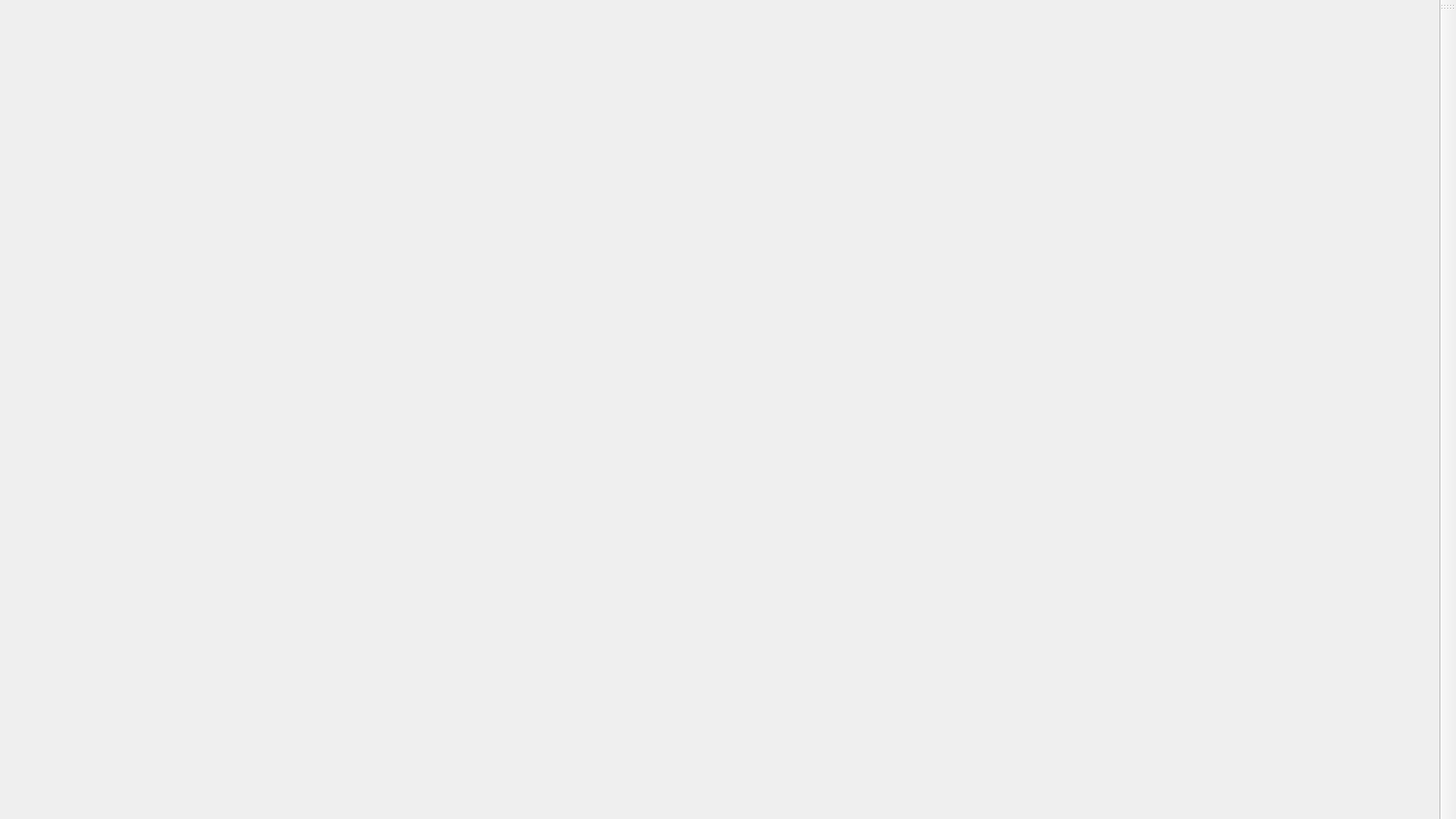
<?xml version="1.0" encoding="UTF-8"?>
<ui version="4.0">
 <class>MainWindow</class>
 <widget class="QMainWindow" name="MainWindow">
  <property name="geometry">
   <rect>
    <x>0</x>
    <y>0</y>
    <width>1497</width>
    <height>842</height>
   </rect>
  </property>
  <property name="windowTitle">
   <string>MainWindow</string>
  </property>
  <widget class="QWidget" name="centralwidget"/>
  <widget class="QToolBar" name="toolBar">
   <property name="windowTitle">
    <string>toolBar</string>
   </property>
   <attribute name="toolBarArea">
    <enum>RightToolBarArea</enum>
   </attribute>
   <attribute name="toolBarBreak">
    <bool>false</bool>
   </attribute>
  </widget>
 </widget>
 <resources/>
 <connections/>
</ui>
